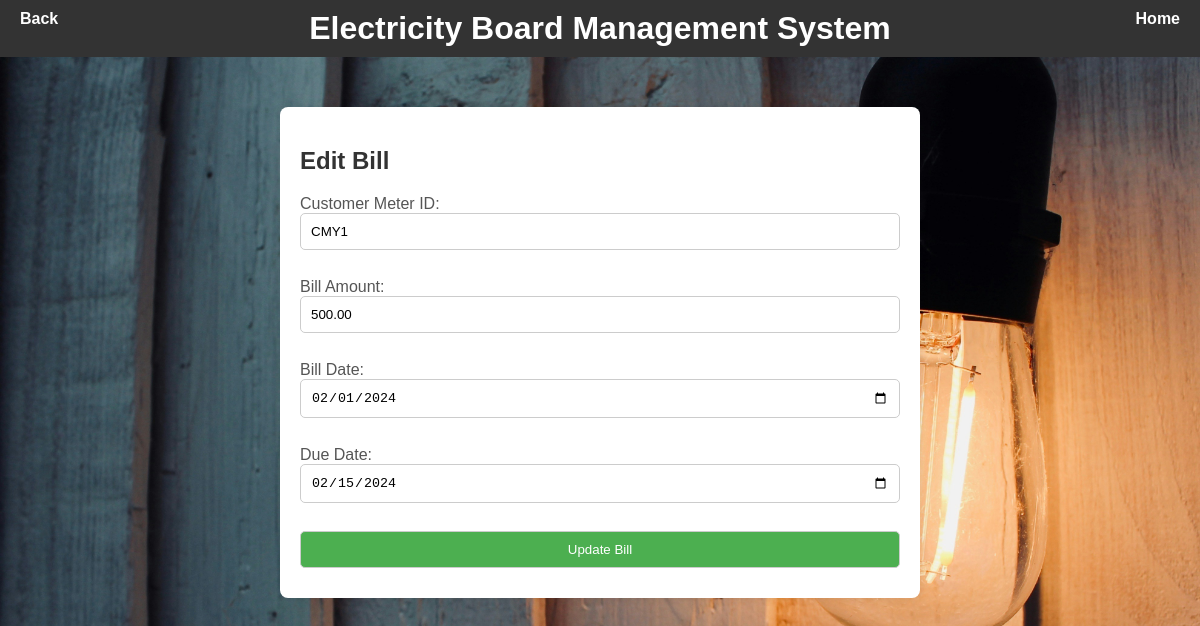
The page /editbill.php?id=BY1 on the database its author committed.
### tables this page shows
CREATE TABLE Bill (
    bill_id VARCHAR(10) PRIMARY KEY,
    customer_meter_id VARCHAR(10),
    bill_amount DECIMAL(10,2),
    bill_date DATE,
    due_date DATE,
    FOREIGN KEY (customer_meter_id) REFERENCES CustomerMeter(customer_meter_id)
);

### editbill.php (the view, shortened to what this page needs)
<!DOCTYPE html>
<html lang="en">
<head>
<link rel="stylesheet" href="editbill.css">
</head>
<body>
<?php include 'headerland.php'; ?>
<div class="container">
    <h2>Edit Bill</h2>
    <?php
    include 'connection.php';
    if ($_SERVER["REQUEST_METHOD"] == "GET" && isset($_GET['id'])) {
        $bill_id = $_GET['id'];
        $sql_select_bill = "SELECT * FROM Bill WHERE bill_id='$bill_id'";
        $result = $conn->query($sql_select_bill);
        if ($result->num_rows > 0) {
            $row = $result->fetch_assoc();
        } else {
            echo "Bill not found.";
        }
    }
    ?>
    <form action="<?php echo htmlspecialchars($_SERVER["PHP_SELF"]); ?>" method="post">
        <label for="customer_meter_id">Customer Meter ID:</label>
        <input type="text" name="customer_meter_id" value="<?php echo $row['customer_meter_id']; ?>"><br><br>
        <label for="bill_amount">Bill Amount:</label>
        <input type="text" name="bill_amount" value="<?php echo $row['bill_amount']; ?>"><br><br>
        <label for="bill_date">Bill Date:</label>
        <input type="date" name="bill_date" value="<?php echo $row['bill_date']; ?>"><br><br>
        <label for="due_date">Due Date:</label>
        <input type="date" name="due_date" value="<?php echo $row['due_date']; ?>"><br><br>
        <input type="submit" name="update_bill" value="Update Bill">
    </form>
</div>
</body>
</html>

### editbill.css (style rules this page uses)
body { font-family: Arial, sans-serif; background-image: url('bulb.jpg'); background-size: cover; background-repeat: no-repeat; background-color: #f0f0f0; }
.container { margin: 50px auto; padding: 20px; max-width: 600px; background-color: #fff; border-radius: 8px; box-shadow: 0 0 10px rgba(0, 0, 0, 0.1); }
h2 { color: #333; }
label { color: #555; }
input[type="text"], input[type="date"], input[type="submit"] { width: 100%; padding: 10px; margin-bottom: 10px; border: 1px solid #ccc; border-radius: 5px; box-sizing: border-box; }
input[type="submit"] { background-color: #4CAF50; color: white; cursor: pointer; }

### headerland.php (style rules this page uses)
body { font-family: Arial, sans-serif; margin: 0; padding: 0; }

### rows shown on the page
bill: customer_meter_id "CMY1", bill_amount "500.00", bill_date "02/01/2024", due_date "02/15/2024"
